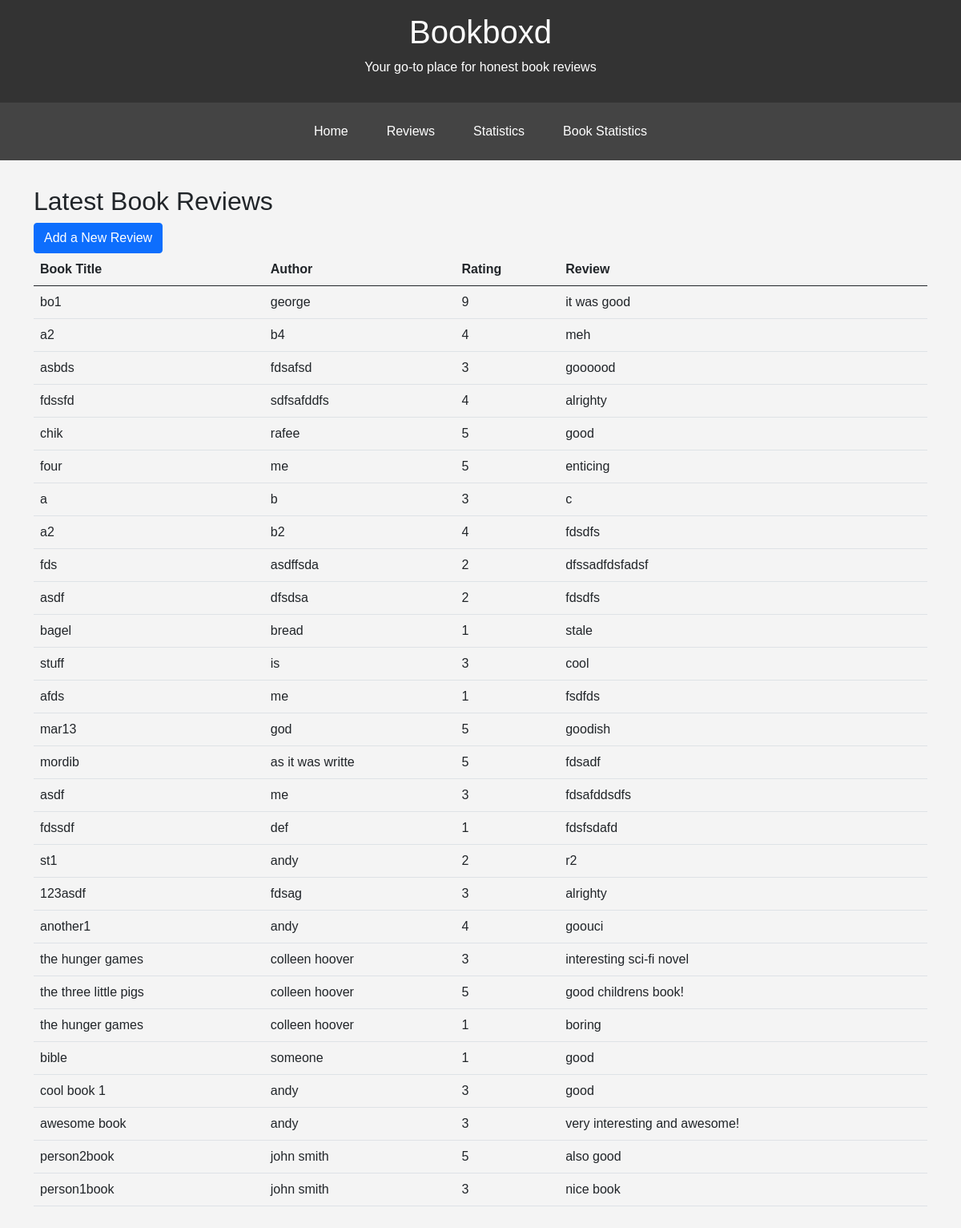
The app's page /reviews/ with its own data.
### personal/models.py (models this page shows, shortened)
class BookReview(models.Model):
    title = models.CharField(max_length=255)
    author = models.CharField(max_length=255)
    rating = models.IntegerField()
    description = models.TextField()
    created_at = models.DateTimeField(auto_now_add=True)
    class Meta:
        indexes = [
            models.Index(fields=['author']),  # Index on author field
            models.Index(fields=['rating']),  # Index on rating field
        ]

### personal/views.py (the view)
# urls.py: path('reviews/', review_list, name='reviews'),
def review_list(request):
    reviews = BookReview.objects.all()
    return render(request, 'reviews.html', {'reviews': reviews})

### templates/reviews.html (shortened to what this page needs)
<!DOCTYPE html>
<html lang="en">
<head>
    <link href="https://cdn.jsdelivr.net/npm/bootstrap@5.1.0/dist/css/bootstrap.min.css" rel="stylesheet">
</head>
<body>
    <header>
        <h1>Bookboxd</h1>
        <p>Your go-to place for honest book reviews</p>
    </header>
    <nav>
        <a href="{% url 'home' %}">Home</a>
        <a href="{% url 'reviews' %}">Reviews</a>
        <a href="{% url 'statistics' %}">Statistics</a>
        <a href="{% url 'book_statistics' %}">Book Statistics</a>
    </nav>
    <section class="container" style="max-height: calc(100vh - 180px); overflow-y: auto;">
        <h2>Latest Book Reviews</h2>
        <a href="#addReviewForm" class="btn btn-primary" data-bs-toggle="modal" data-bs-target="#addReviewModal">Add a New
            Review</a>
        <div class="review">
            <table class="table">
                <thead>
                    <tr>
                        <th scope="col">Book Title</th>
                        <th scope="col">Author</th>
                        <th scope="col">Rating</th>
                        <th scope="col">Review</th>
                    </tr>
                </thead>
                <tbody>
                    {% if reviews %}
                        {% for review in reviews %}
                            <tr>
                                <td>{{ review.title }}</td>
                                <td>{{ review.author }}</td>
                                <td>{{ review.rating }}</td>
                                <td>{{ review.description }}</td>
                            </tr>
                        {% endfor %}
                    {% else %}
                        <tr>
                            <td colspan="4" class="text-center">No reviews available yet.</td>
                        </tr>
                    {% endif %}
                </tbody>
            </table>
        </div>
    </section>
</body>
</html>

### templates/reviews.html (style rules this page uses)
body { font-family: Arial, sans-serif; margin: 0; padding: 0; background-color: #f4f4f4; }
header { background-color: #333; color: white; text-align: center; padding: 1em; }
nav { display: flex; justify-content: center; background-color: #444; padding: 0.5em; }
nav a { color: white; text-decoration: none; padding: 1em; margin: 0 0.5em; border-radius: 5px; transition: background-color 0.3s; }
section { padding: 2em; }
.review { margin-bottom: 1em; }

### records on screen
BookReview: title "bo1", author "george", rating "9", description "it was good"
BookReview: title "a2", author "b4", rating "4", description "meh"
BookReview: title "asbds", author "fdsafsd", rating "3", description "goooood"
BookReview: title "fdssfd", author "sdfsafddfs", rating "4", description "alrighty"
BookReview: title "chik", author "rafee", rating "5", description "good"
BookReview: title "four", author "me", rating "5", description "enticing"
BookReview: title "a", author "b", rating "3", description "c"
BookReview: title "a2", author "b2", rating "4", description "fdsdfs"
BookReview: title "fds", author "asdffsda", rating "2", description "dfssadfdsfadsf"
BookReview: title "asdf", author "dfsdsa", rating "2", description "fdsdfs"
BookReview: title "bagel", author "bread", rating "1", description "stale"
BookReview: title "stuff", author "is", rating "3", description "cool"
BookReview: title "afds", author "me", rating "1", description "fsdfds"
BookReview: title "mar13", author "god", rating "5", description "goodish"
BookReview: title "mordib", author "as it was writte", rating "5", description "fdsadf"
BookReview: title "asdf", author "me", rating "3", description "fdsafddsdfs"
BookReview: title "fdssdf", author "def", rating "1", description "fdsfsdafd"
BookReview: title "st1", author "andy", rating "2", description "r2"
BookReview: title "123asdf", author "fdsag", rating "3", description "alrighty"
BookReview: title "another1", author "andy", rating "4", description "goouci"
BookReview: title "the hunger games", author "colleen hoover", rating "3", description "interesting sci-fi novel"
BookReview: title "the three little pigs", author "colleen hoover", rating "5", description "good childrens book!"
BookReview: title "the hunger games", author "colleen hoover", rating "1", description "boring"
BookReview: title "bible", author "someone", rating "1", description "good"
BookReview: title "cool book 1", author "andy", rating "3", description "good"
BookReview: title "awesome book", author "andy", rating "3", description "very interesting and awesome!"
BookReview: title "person2book", author "john smith", rating "5", description "also good"
BookReview: title "person1book", author "john smith", rating "3", description "nice book"
